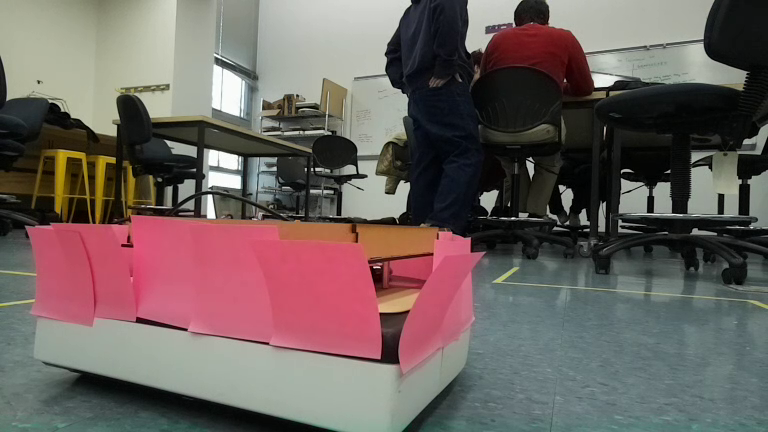
#> input picture Neato_tag/color-training-images/image0.png, 768 x 432 px
$ python -i color_detection.py   (imports and definitions only)
#> lines starting #> are read from the running program, lines starting #| are printed output that depends on the picture; after the words box and inside, x2 and y2 are one past the last pixel; in counts of white or black regions, pixels touching at a corner belong together
#> further down, picture is the input picture: shape (432, 768, 3); mean B, G, R 95.1, 98.1, 109.9
import cv2
import matplotlib.pyplot as plt
import numpy as np
import os


def color_detection(image):
    """
    Detects edges around a specific neon-pink color (RGB 221,101,121)
    and shows debug plots at each stage.
    """

    hsv = cv2.cvtColor(image, cv2.COLOR_BGR2HSV)
#> hsv: shape (432, 768, 3); mean H, S, V 78.1, 64.7, 116.3

    bgr_color = np.uint8([[[121, 101, 221]]])
    hsv_color = cv2.cvtColor(bgr_color, cv2.COLOR_BGR2HSV)[0][0]

    h, s, v = hsv_color
    lower_bound = np.array([max(h - 5, 0), max(s - 50, 0), max(v - 50, 0)])
    upper_bound = np.array([min(h + 5, 179), min(s + 50, 255), min(v + 50, 255)])

    print(f"HSV bounds: {lower_bound} - {upper_bound}")

    mask = cv2.inRange(hsv, lower_bound, upper_bound)
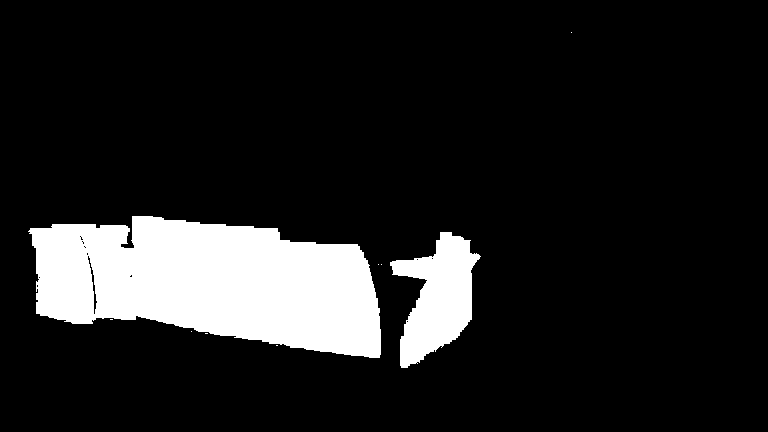
#> mask: shape (432, 768); 12.7% white; 9 white regions (7 under 20 px), largest, box (x1, y1, x2, y2) and area: (28, 216, 381, 358) 35342, (390, 232, 481, 368) 6684
    # [4 lines of commented-out code are left out]

    edges = cv2.Canny(mask, 50, 150)
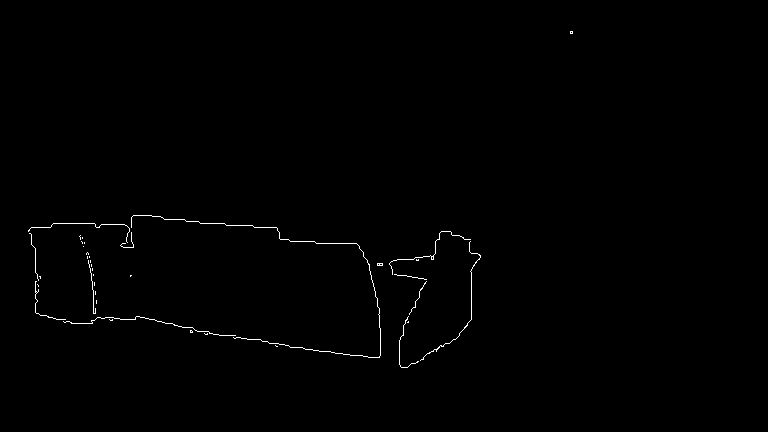
#> edges: shape (432, 768); 0.47% white in thin lines or dots, all inside (x1, y1, x2, y2) = (28, 31, 573, 368)
    # [4 lines of commented-out code are left out]

    edges_closed = cv2.morphologyEx(edges, cv2.MORPH_CLOSE, np.ones((5, 5), np.uint8))
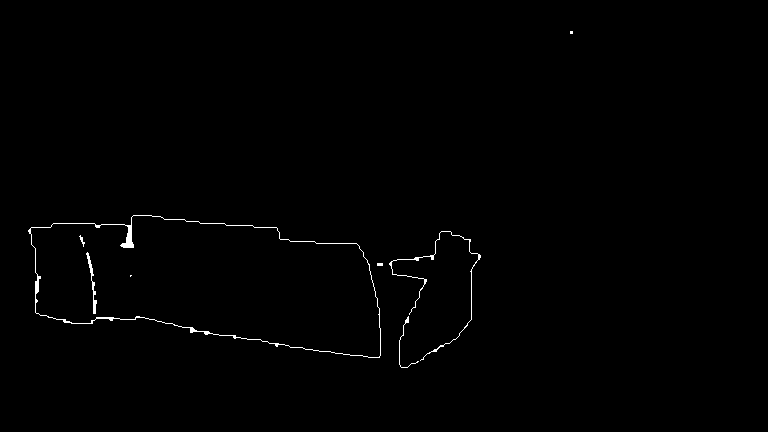
#> edges_closed: shape (432, 768); 0.57% white in thin lines or dots, all inside (x1, y1, x2, y2) = (28, 31, 573, 368)
    # [4 lines of commented-out code are left out]

    contours, _ = cv2.findContours(
        edges_closed, cv2.RETR_EXTERNAL, cv2.CHAIN_APPROX_SIMPLE
    )
#> contours = 5 contours, 3 with area under 20; largest, box (x1, y1, x2, y2) and area: (28, 215, 381, 358) 35700, (389, 231, 481, 361) 70

    debug = image.copy()
    MIN_AREA = 50
    contours = [c for c in contours if cv2.contourArea(c) >= MIN_AREA]
#> contours = 2 contours; box (x1, y1, x2, y2) and area: (28, 215, 381, 358) 35700, (389, 231, 481, 361) 70

    if len(contours) > 0:
        xs, ys, xe, ye = [], [], [], []
        for cnt in contours:
            x, y, w, h = cv2.boundingRect(cnt)
            xs.append(x)
            ys.append(y)
            xe.append(x + w)
            ye.append(y + h)
#> this loop made 2 passes
#> (x, y, w, h) on passes 1 to 2: (389, 231, 92, 130), (28, 215, 353, 143)
#> after the loop, xe = [481, 381]; xs = [389, 28]; ye = [361, 358]; ys = [231, 215]

        X1, Y1 = min(xs), min(ys)
#> X1 = 28; Y1 = 215
        X2, Y2 = max(xe), max(ye)
#> X2 = 481; Y2 = 361
        merged_box = [X1, Y1, X2, Y2]
#> merged_box = [28, 215, 481, 361]
        cv2.rectangle(debug, (X1, Y1), (X2, Y2), (255, 0, 0), 3)
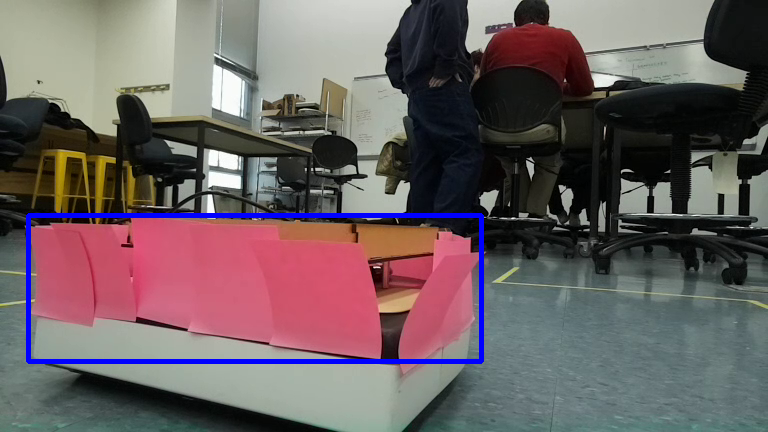
#> debug: shape (432, 768, 3); 1.8% of pixels changed, all inside (x1, y1, x2, y2) = (26, 213, 484, 364)
    else:
        merged_box = None

    # [4 lines of commented-out code are left out]
    return merged_box


# [7 lines of commented-out code are left out]

>>> import cv2
>>> picture = cv2.imread('color-training-images/image0.png')
>>> result = color_detection(picture)
#> result = [28, 215, 481, 361]

$ run again, on Neato_tag/color-training-images/image11.png
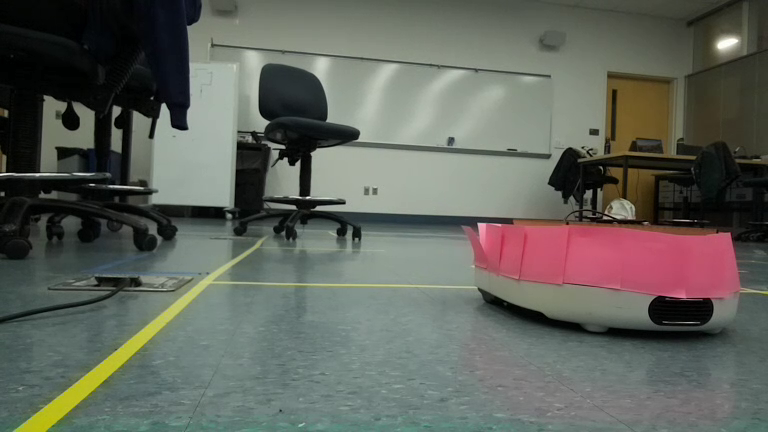
#> input picture Neato_tag/color-training-images/image11.png, 768 x 432 px
#> picture is the input picture: shape (432, 768, 3); mean B, G, R 92.2, 99.9, 97.2
#> hsv: shape (432, 768, 3); mean H, S, V 67.9, 53.4, 105.8
#> in color_detection, `mask = cv2.inRange(hsv, lower_bound, upper_bound)`:
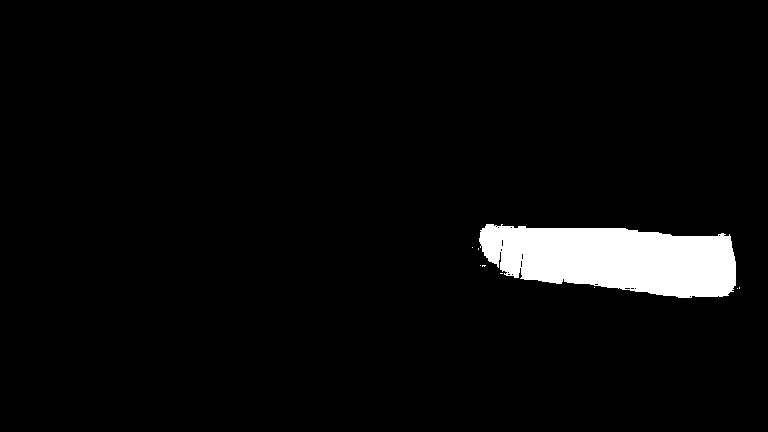
#> mask: shape (432, 768); 4.3% white; 9 white regions (8 under 20 px), largest, box (x1, y1, x2, y2) and area: (479, 224, 736, 298) 14140
#> edges: shape (432, 768); 0.24% white in thin lines or dots, all inside (x1, y1, x2, y2) = (471, 223, 741, 299)
#> in color_detection, `contours, _ = cv2.findContours( edges_closed, cv2.RETR_EXTERNAL, cv2.C..`: contours = 2 contours, 1 with area under 20; largest, box (x1, y1, x2, y2) and area: (471, 223, 741, 299) 14344
#> in color_detection, `contours = [c for c in contours if cv2.contourArea(c) >= MIN_AREA]`: contours = 1 contour; box (x1, y1, x2, y2) and area: (471, 223, 741, 299) 14344
#> the loop in color_detection, `for cnt in contours:` made 1 pass
#> (x, y, w, h) on pass 1: (471, 223, 270, 76)
#> after the loop in color_detection, `for cnt in contours:`: xe = [741]; xs = [471]; ye = [299]; ys = [223]
#> X1 = 471; Y1 = 223
#> X2 = 741; Y2 = 299
#> merged_box = [471, 223, 741, 299]
#> in color_detection, `cv2.rectangle(debug, (X1, Y1), (X2, Y2), (255, 0, 0), 3)`:
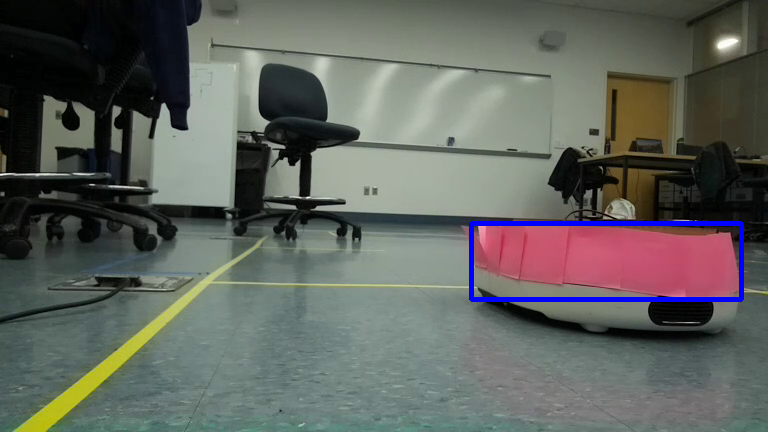
#> debug: shape (432, 768, 3); 1.04% of pixels changed, all inside (x1, y1, x2, y2) = (469, 221, 744, 302)
